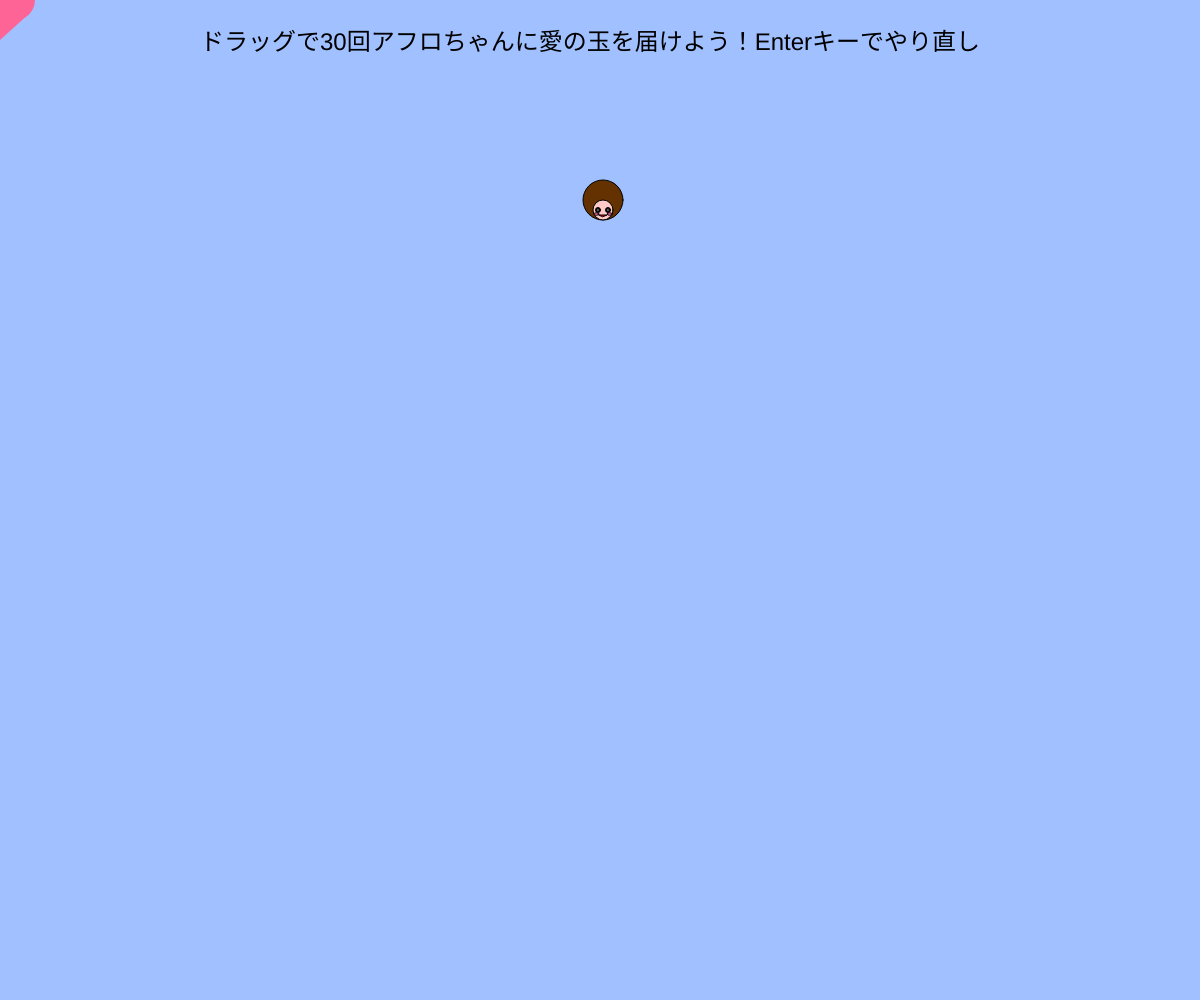
Frame 1 (no input)
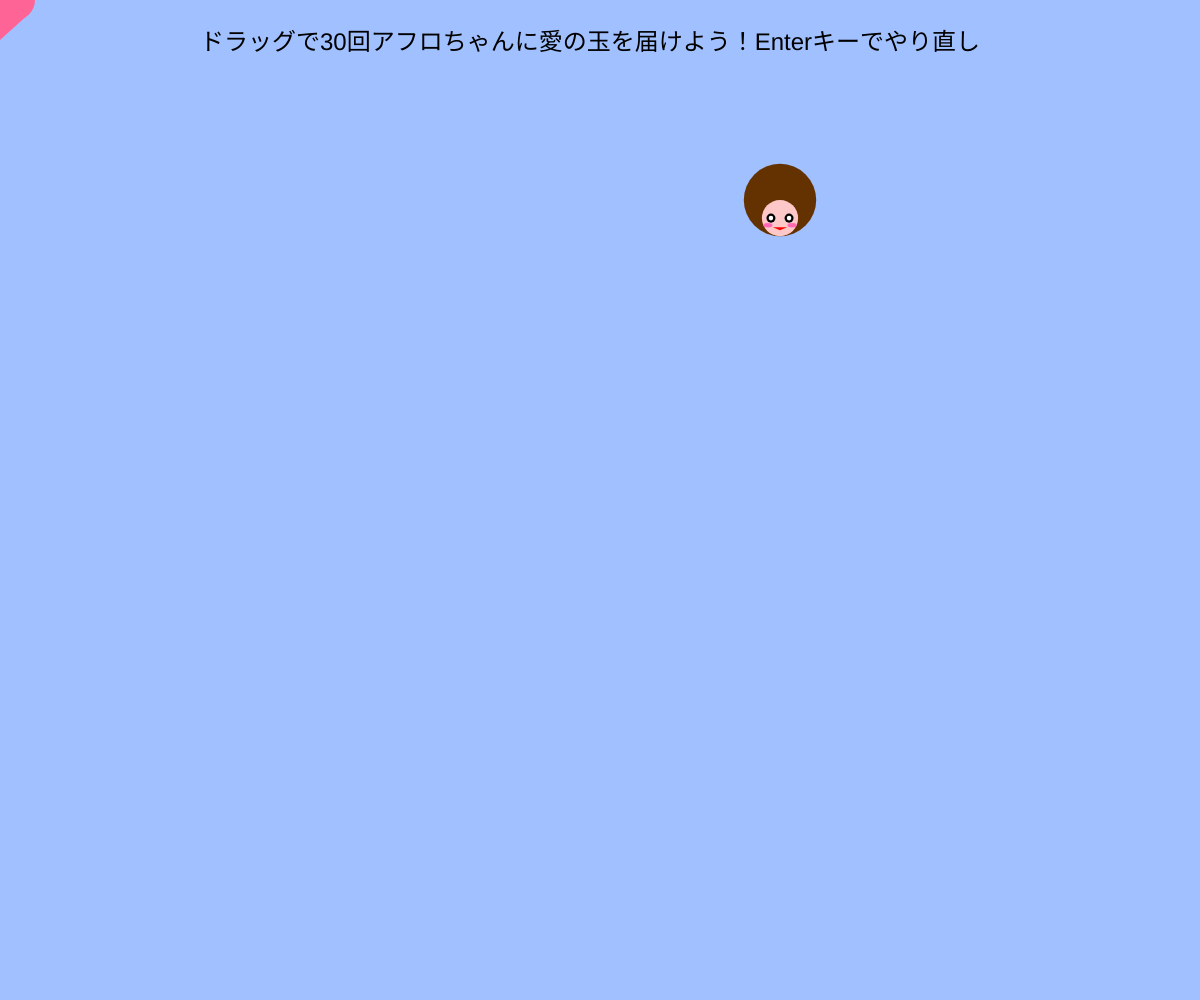
Frame 60 (no input)
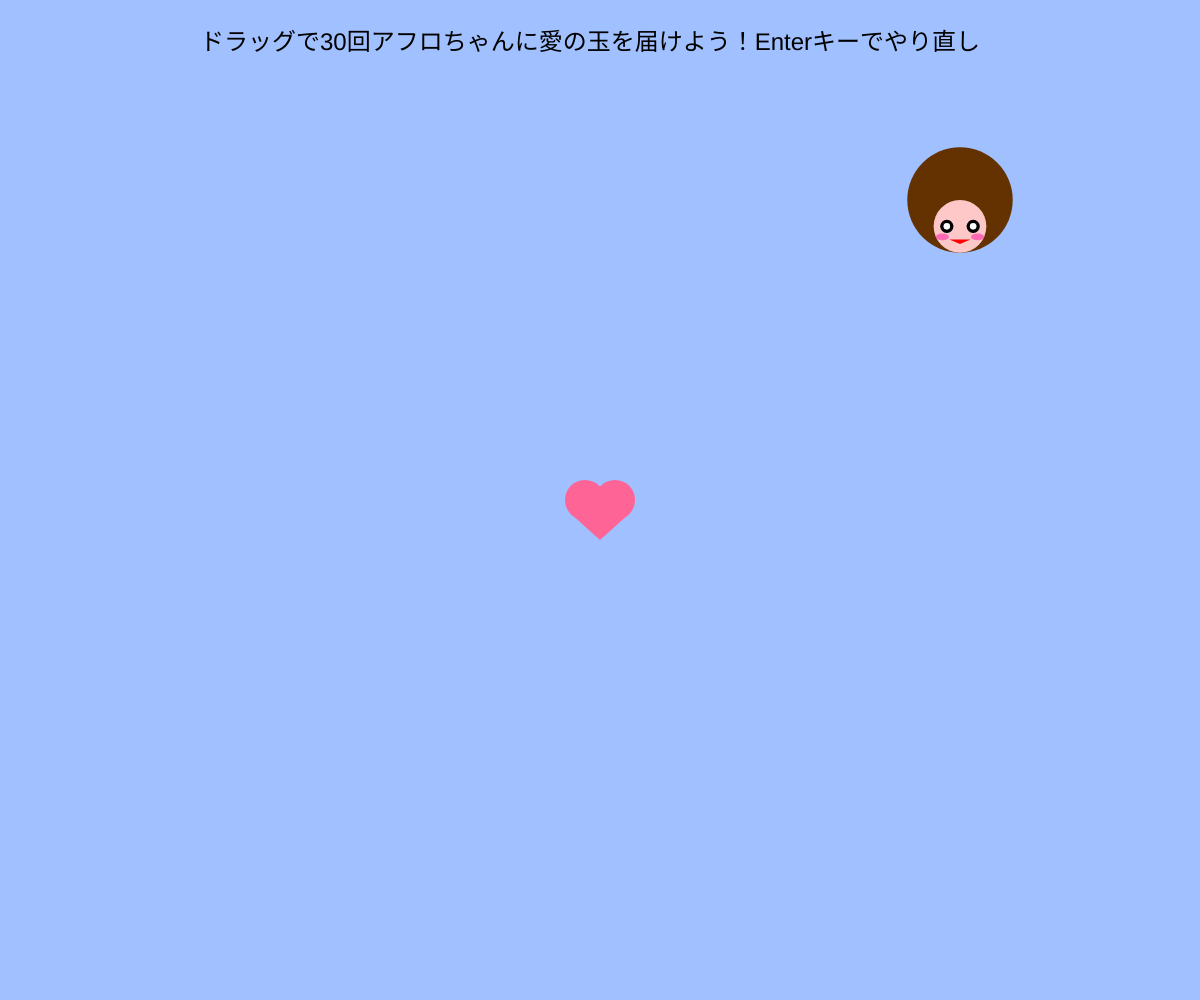
Frame 120 (the mouse pressed at the canvas centre since frame 60)

The p5.js sketch that drew these frames (run headless with seeded random() and noise() and a simulated clock; from frame 60 on, the mouse is pressed at the canvas centre):

// p5.js sketch
// ── sketch.js
let s = 40;            // 敵のサイズ
let balls = [];
let hitCount = 0;
let hitMax = 30;
let enemyX;
let enemyVX = 3;

function setup() {
  createCanvas(windowWidth, windowHeight);
  enemyX = width / 2; // 敵の初期 x 座標
}

function windowResized() {
  resizeCanvas(windowWidth, windowHeight);
}

// プレイヤー用ボール作成
function mouseDragged() {
  const dx = mouseX - pmouseX;
  const dy = mouseY - pmouseY;
  if (mag(dx, dy) > 5) {
    balls.push({ x: mouseX, y: mouseY, vx: dx, vy: dy, size: 20 });
  }
}

function draw() {
  background(160, 192, 255);
  fill(0);
  textSize(24);
  text("ドラッグで30回アフロちゃんに愛の玉を届けよう！Enterキーでやり直し", 200, 50);

  // 敵の移動
  enemyX += enemyVX;
  if (enemyX - s / 2 < 0 || enemyX + s / 2 > width) {
    enemyVX *= -1; // 壁で跳ね返る
  }

  // 敵の髪と顔
  let eyeY = height / 5 + s / 4
  fill(100, 50, 0); // 髪
  ellipse(enemyX, height / 5, s);

  fill(255);
  rect(enemyX - s / 8, eyeY - s / 10, s / 8, s / 16);


  fill(255, 200, 200); // 顔
  ellipse(enemyX, height / 5 + s / 4, s / 2);

  fill(0);
  ellipse(enemyX - s / 8, eyeY, s / 8); //目
  ellipse(enemyX + s / 8, eyeY, s / 8);
  fill(255, 0, 0);//口
  triangle(enemyX - s / 10, eyeY + s / 8, enemyX + s / 10, eyeY + s / 8, enemyX, eyeY + s / 6);
  fill(255);//白目
  ellipse(enemyX - s / 8, eyeY, s / 16);
  ellipse(enemyX + s / 8, eyeY, s / 16);
  fill(255, 105, 180);//ほっぺ
  ellipse(enemyX - s / 6, eyeY + s / 10, s / 8, s / 16);
  ellipse(enemyX + s / 6, eyeY + s / 10, s / 8, s / 16);


  if (hitCount < hitMax) {
    s += 0.5;
    s = constrain(s, 20, width);
  }


  // 敵の成長
  if (hitCount < hitMax) {
    s += 0.05;
    s = constrain(s, 20, width / 2);
  }

  // プレイヤー
  fill(255, 100, 150);
  noStroke();
  const cx1 = mouseX - 15;//左の丸の中心ｘ
  const cy1 = mouseY;
  const cx2 = mouseX + 15;//右の丸の中心ｘ
  const cy2 = mouseY;
  ellipse(cx1, cy1, 40);
  ellipse(cx2, cy2, 40);

  triangle(cx1 - 15, cy1 + 13, cx2 + 15, cy2 + 13, mouseX, mouseY + 40);


  // ボールの描画と移動

  for (let i = 0; i < balls.length; i++) {
    let b = balls[i];
    fill(b.hit ? color(255, 0, 0) : color(255));
    ellipse(b.x, b.y, b.size);
    b.x += b.vx;
    b.y += b.vy;
  }

  // 画面外のボール削除
  balls = balls.filter(b => b.x > 0 && b.x < width && b.y > 0 && b.y < height);

  // ボールと敵の顔の衝突判定

  let hit = false;
  for (let i = 0; i < balls.length; i++) {
    let b = balls[i];
    let faceX = enemyX;
    let faceY = height / 5 + s / 4;
    let faceR = s / 4;
    hit = dist(b.x, b.y, faceX, faceY) < faceR + b.size / 2
    if (!b.hit && hit) {
      b.hit = true;
      hitCount++;



    }
  }

  // 勝利表示
  if (hitCount >= hitMax) {
    fill(255, 0, 0);
    textSize(32);
    textAlign(CENTER, CENTER);
    text("愛が届いた!", width / 2, height / 2);
    enemyX = width / 2;
  }
}

function keyPressed() {
  if (keyCode === ENTER) {
    resetGame();
  }
}


function resetGame() {
  // 敵の位置とサイズをリセット
  enemyX = width / 2;
  s = 40;
  enemyVX = 3;

  // ボール配列をリセット
  balls = [];

  // ヒットカウントをリセット
  hitCount = 0;
}
